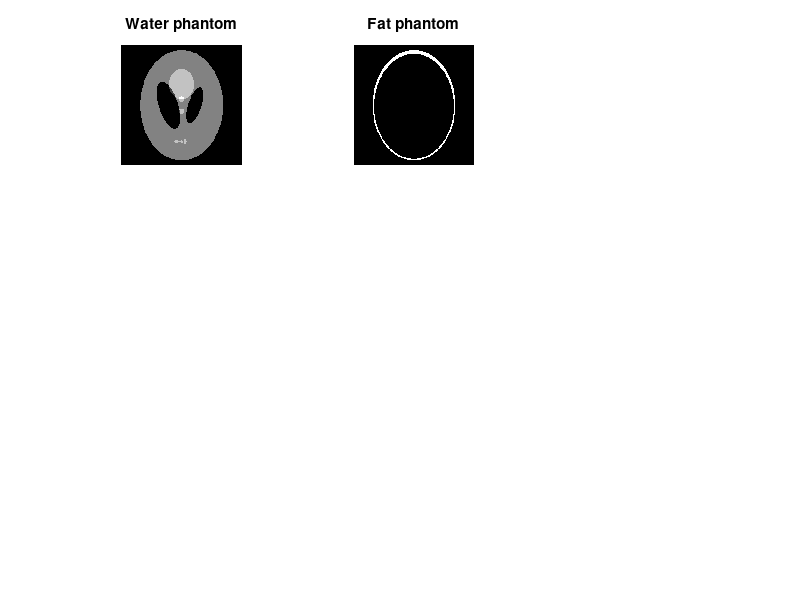

MATLAB code to generate this figure: (Note: this script raises an error after producing the figure.)
%% Investigate the idea of dynamic single point imaging with regularized reconstruction for inherent distortion free MRI
% Inherent distortion free mri with accelerated single point imaging and regularized reconstruction
% possible names:
% spicy
% spike
% spinach
% spiro

% Assumptions:
% 1) No T1/T2 decay
% 2) Single receiver work
% 3) Initial image = 100% real-valued
clear all;close all;clc;
addpath(genpath(cd))
addpath(genpath('C:\Users\tombruijnen\Documents\Programming\MATLAB\MReconUMC_V5\Packages\utils'))
addpath(genpath('C:\Users\tombruijnen\Documents\Programming\MATLAB\MReconUMC_V5\Standalone\Fessler_nufft/'))

woff_fat=220; % Hz

% Phantom + field generation
N=256;

% Water layer phantom
x_w=phantom(N);

% Fat layer phantom
x_f=zeros(size(x_w));
x_f(x_w==1)=.3; % fat fraction
x_w(x_w==1)=.2;
subplot(331);imshow(x_w,[]);title('Water phantom')
subplot(332);imshow(x_f,[]);title('Fat phantom')

% Add susceptibillity  source
width_sus=25;
dChi=zeros(N,N,N);
dChi(N/2-width_sus:N/2+width_sus,N/2-width_sus:N/2+width_sus,N/2-width_sus:N/2+width_sus)=3*10^-6+.5*10^-6*rand(2*width_sus+1,2*width_sus+1,2*width_sus+1); % Titanium alloy
B0 = 3; % tesla;
voxelSize = [1 1 1]; % mm
gyromagneticRatio = 2*pi*42.58e6;
dB = B0*calculateFieldShift(dChi, voxelSize);
dOhmega = 3*dB*gyromagneticRatio;

w_max=50; % 100 Hz
B0=rot90(w_max*normalise(generate_b0(1,N)),1)+dOhmega(:,:,round(.5*N));

% Calculate derivative of B0 for intravoxel dephasing
der_B0=conv2(B0,[0 -1 0; -1 4 -1; 0 -1 0],'same');

subplot(333);imshow(B0,[]);colormap(gca, jet);title('B0 - susceptibillity');
subplot(334);imshow(der_B0,[]);colormap(gca, jet);title('Derivative B0 ');

% Sequence settings
SQ.TE=1.4E-03;
SQ.ADC_duration=1.5E-03;
SQ.ADC_dt=SQ.ADC_duration/(N);
fat_phi=@(tau,woff)(sin((woff_fat+woff).*tau));
water_phi=@(tau,woff)(sin(woff.*tau));

% Standard Cartesian acquisition
k=zeros(N,N);
for fe=1:N
    t=SQ.TE+(fe-1)*SQ.ADC_dt;
    % Apply phase ramping due to off res + chem shift
    x=exp(-1j*2*pi*fat_phi(t,B0)).*x_f+...
        exp(-1j*2*pi*water_phi(t,B0)).*x_w;
    
    % Apply intravoxel dephasing 
%     for xcoord=1:N^2
%     spins=t*der_B0(xcoord);
%     if spins(end)>1
%         x(xcoord)=0;
%     else
%         x(xcoord)=x(xcoord)*exp(-4.6*abs(spins));
%     end
%     end
%     
    ph(:,:,fe)=x;
    % Sample a complete phase-encode line (say TE)
    X=ifftshift(fft2(fftshift(x)));
    k(fe,:)=X(fe,:);
end

% Make it more realistic by introducing gibbs ringing
k([1 end],:)=0;k(:,[1 end])=0;

% Fourier transform
x_recon=ifftshift(ifft2(fftshift(k)));
subplot(335);imshow(abs(x_recon),[]);title('Geometrically distorted')

%% Conventional radial method
% Assume I take nsamples samples across the ADC --> nsamples 2D images
% Also assume that I take N readouts
nsamples=2*N;
k=zeros(nsamples,N);

% Compute Golden angle radial trajectory with N readouts
% First compute the radial angles
d_angle=pi/((1+sqrt(5))/2);angles=0:d_angle:d_angle*(N-1);

% Now compute all the sample points that I want!
kx=linspace(0,nsamples-1,nsamples)'-(nsamples-1)/2;

% Modulate the phase of all the successive spokes
for l=1:N
    k(:,l)=kx*exp(-1j*angles(l));
end

% Normalise
k=.5*k/max(abs(k(:)));
cp=ceil(nsamples/2);

% For every adc point select the adequate k-pos and store --> Still
% requires a lot of effort
k_ref=size(nsamples,N);

for ns=1:nsamples
    for s_itl=1:N    
        idx=cp+s_itl;
        while idx > nsamples
            idx=idx-cp-1;
        end
        
        proj=s_itl+ns-1;
        while proj>N
            proj=proj-N;
        end
        k_ref(ns,s_itl)=k(idx,proj);
        
        %scatter(real(k(idx,proj)),imag(k(idx,proj)));hold on;pause(.2);axis([-.5 .5 -.5 .5])
    end
end

% Estimate density function
%for ns=1:nsamples;dcf(ns,:)=sdc3_MAT(cat(1,real(k(ns,:)),imag(k(ns,:)),zeros(size(k(ns,:)))),25,N,0);end
%dcf_ref=sdc3_MAT(cat(1,real(k_ref(:)),imag(k_ref(:)),zeros(size(k_ref(:)))),10,N,0);
dcf=abs(k);dcf(cp,:)=1/nsamples;

% Precreate Cartesian mesh for interpolation
cxy=linspace(-.5,.5,round(N)+1);cxy(end)=[];
[KX,KY]=meshgrid(cxy,cxy);

% Perform k-space sampling
kdata=zeros(size(k_ref));
for fe=1:nsamples
    
    t=SQ.TE+(fe-1)*SQ.ADC_dt;
    % Apply phase ramping due to off res + chem shift
    x=exp(-1j*2*pi*fat_phi(t,B0)).*x_f+...
        exp(-1j*2*pi*water_phi(t,B0)).*x_w;
    
    % Apply intravoxel dephasing 
    for xcoord=1:N^2
    spins=t*der_B0(xcoord);
    if spins(end)>1
        x(xcoord)=0;
    else
        x(xcoord)=x(xcoord)*exp(-4.6*abs(spins));
    end
    end
        
    % Sample a complete phase-encode line (say TE)
    X=ifftshift(fft2(fftshift(x)));
    
    % Interpolation
    kdata(fe,:)=interp2(KX,KY,X,imag(k(fe,:)),real(k(fe,:)),'spline');
end

% Fourier transform
for ns=1:1
    om=[real(k(:)) imag(k(:))]*2*pi;
    F=nufft_init(om,[N N],[5 5],2*[N N],.5*[N N]);
    recon(:,:,ns)=nufft_adj(matrix_to_vec(dcf(:).*kdata(:)),F)/sqrt(N^2);
end

subplot(336),imshow(abs(recon),[]);title('Conventional radial')

%% Build the gradient waveforms for the trajectory

Gmx = 2;
Smx = 20;
C = [real(k_ref(1,:))' imag(k_ref(1,:))' 0*k_ref(1,:)'];

[C_riv, time_riv, g_riv, s_riv, k_riv] = minTimeGradient(C,0);          % Rotationally invariant solution